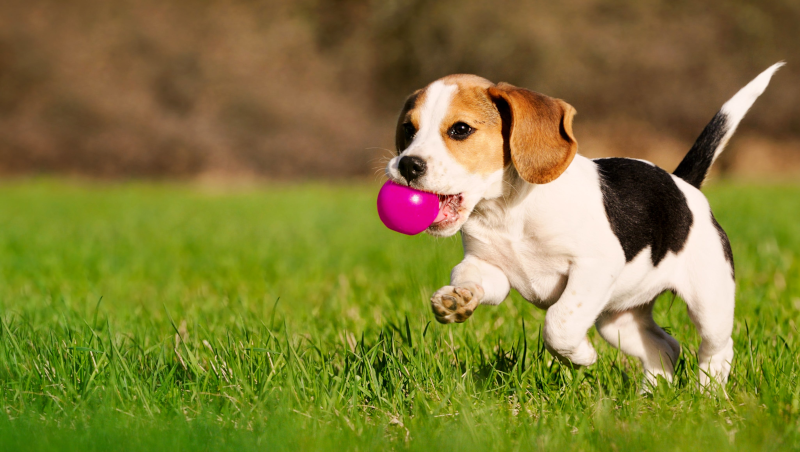
//> input picture src/020.backprojecting/puppy-800x452.bmp, 800 x 452 px
$ ./main-color   (built with g++ and OpenCV 4)
//> lines starting //> are read from the running program, lines starting //| are printed output that depends on the picture; after the words box and inside, x2 and y2 are one past the last pixel; in counts of white or black regions, pixels touching at a corner belong together
#include <iostream>
#include <math.h>
#include <opencv2/core.hpp>
#include <opencv2/highgui.hpp>
#include <opencv2/imgcodecs.hpp>
#include <opencv2/imgproc.hpp>

class Histogram1D
{
private:
	int histSize[3];
	float hranges[2];
	float const* ranges[3];
	int channels[3];
public:
	Histogram1D()
	{
		histSize[0] = 256;
		histSize[1] = 256;
		histSize[2] = 256;
		hranges[0] = 0.0;
		hranges[1] = 255.0;
		ranges[0] = hranges;
		ranges[1] = hranges;
		ranges[2] = hranges;
		channels[0] = 0;
		channels[1] = 1;
		channels[2] = 2;
	}

	cv::Mat getHistogram(cv::Mat const &image)
	{
		cv::Mat hist;

		cv::calcHist(&image, 1,
						channels, cv::Mat(),
						hist, 3, histSize, ranges);

		return hist;
	}

	// [70 lines left out: functions getImageOfHistogram, contrastize, not called in this run]

	void colorReduce(cv::Mat const &image, int div = 64)
	{
		cv::Mat lookup(1, 256, CV_8U);
		for(int i = 0; i < 256; i++)
		{
			lookup.at<uchar>(i) = i / div * div + div / 2;
		}

		cv::LUT(image, lookup, image);
	}


	// [28 lines left out: functions applyLookUp, qualize, invert, not called in this run]
};

class ContentFinder
{
private:
	cv::Mat histogram;
	float hranges[2];
	float const* ranges[3];
	int channels[3];
	float threshold;
public:

	ContentFinder() : threshold{0.1f}
	{
		ranges[0] = hranges;
		ranges[1] = hranges;
		ranges[2] = hranges;
	}

	void setThreshold(float value)
	{
		threshold = value;
	}

	void setHistogram(cv::Mat const &hist)
	{
		cv::normalize(hist, histogram, 1.0);
	}

	cv::Mat find(cv::Mat const &image)
	{
		cv::Mat result;

		hranges[0] = 0.0;
		hranges[1] = 255.0;

		ranges[0] = hranges;

		channels[0] = 0;
		channels[1] = 1;
		channels[2] = 2;

		for(int i = 0; i < histogram.dims; i++)
		{
			cv::calcBackProject(&image, 1, channels, histogram, result, ranges, 255.0);
		}

		if(threshold > 0.0)
			cv::threshold(result, result, 255.0 * threshold, 255.0, cv::THRESH_BINARY);
			//cv::threshold(result, result, 10, 255.0, cv::THRESH_BINARY);

		return result;
	}
};

int main()
{
	Histogram1D histogram{};
	cv::Mat image = cv::imread("puppy-800x452.bmp");
//> image is the input picture: 452 rows x 800 cols, CV_8UC3; mean B, G, R 55.3, 123.7, 130.1
	histogram.colorReduce(image, 32);

	cv::namedWindow("Original");
	cv::imshow("Original", image);

	cv::Mat imageROI = image(cv::Rect(cv::Point(0, 194), cv::Point(100, 421)));
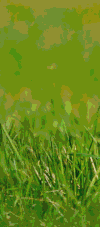
//> imageROI: 227 rows x 100 cols, CV_8UC3; mean B, G, R 26.6, 135.8, 105.1

	cv::Mat hist = histogram.getHistogram(imageROI);


//	cv::Mat histImage = histogram.getImageOfHistogram(hist, 1);

//	cv::namedWindow("Image histogram");
//	cv::imshow("Image histogram", histImage);

	ContentFinder cf;
	cf.setThreshold(0.01f);
	cf.setHistogram(hist);

	cv::Mat result = cf.find(image);
//> the loop in find, `for(int i = 0; i < histogram.dims; i++)` made 3 passes
//> pass 1, in find, `cv::calcBackProject(&image, 1, channels, histogram, result, ranges, 25..`:
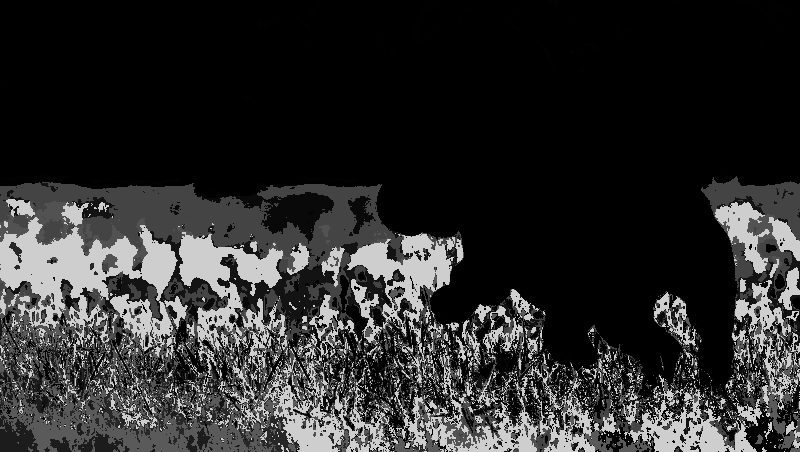
//> result: 452 rows x 800 cols, CV_8UC1; min 0, max 206, mean 44.1
//> in find, `cv::threshold(result, result, 255.0 * threshold, 255.0, cv::THRESH_BIN..`:
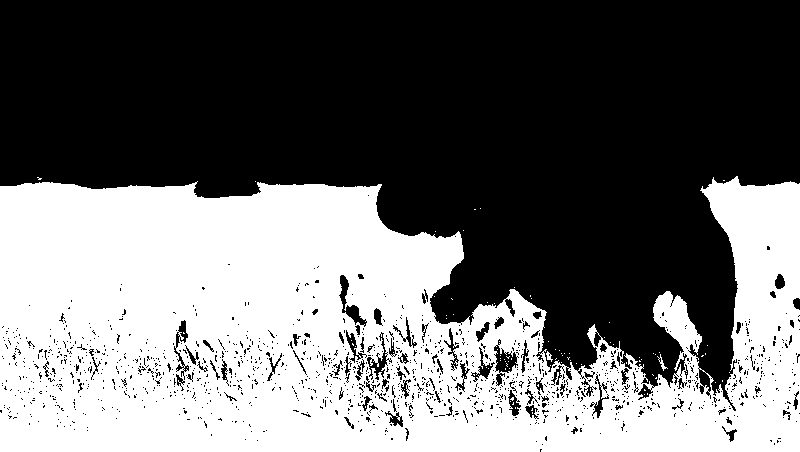
//> result: 452 rows x 800 cols, CV_8UC1; 43% white; 93 white regions (90 under 20 px), largest, box (x1, y1, x2, y2) and area: (0, 176, 800, 452) 155429, (657, 354, 668, 371) 45, (546, 351, 553, 362) 35

	cv::namedWindow("Probability map");
	//cv::imshow("Probability map", histogram.invert(result));
	cv::imshow("Probability map", result);

	/*cv::Mat histImage = histogram.getImageOfHistogram(result, 1);

	cv::namedWindow("Image histogram");
	cv::imshow("Image histogram", histImage);*/


	cv::waitKey(0);

	return 0;
}
